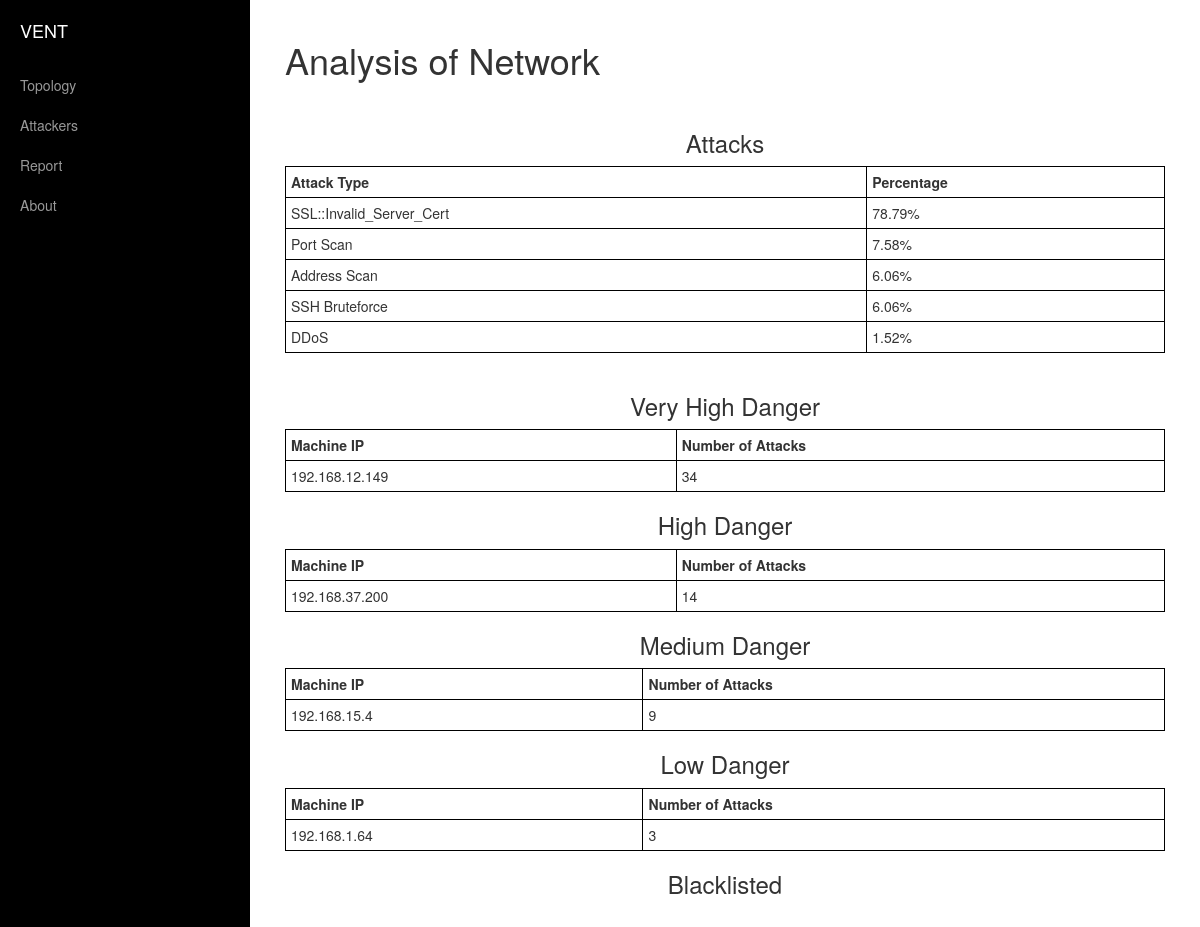
Page /topology/report/ on the earlier database version.
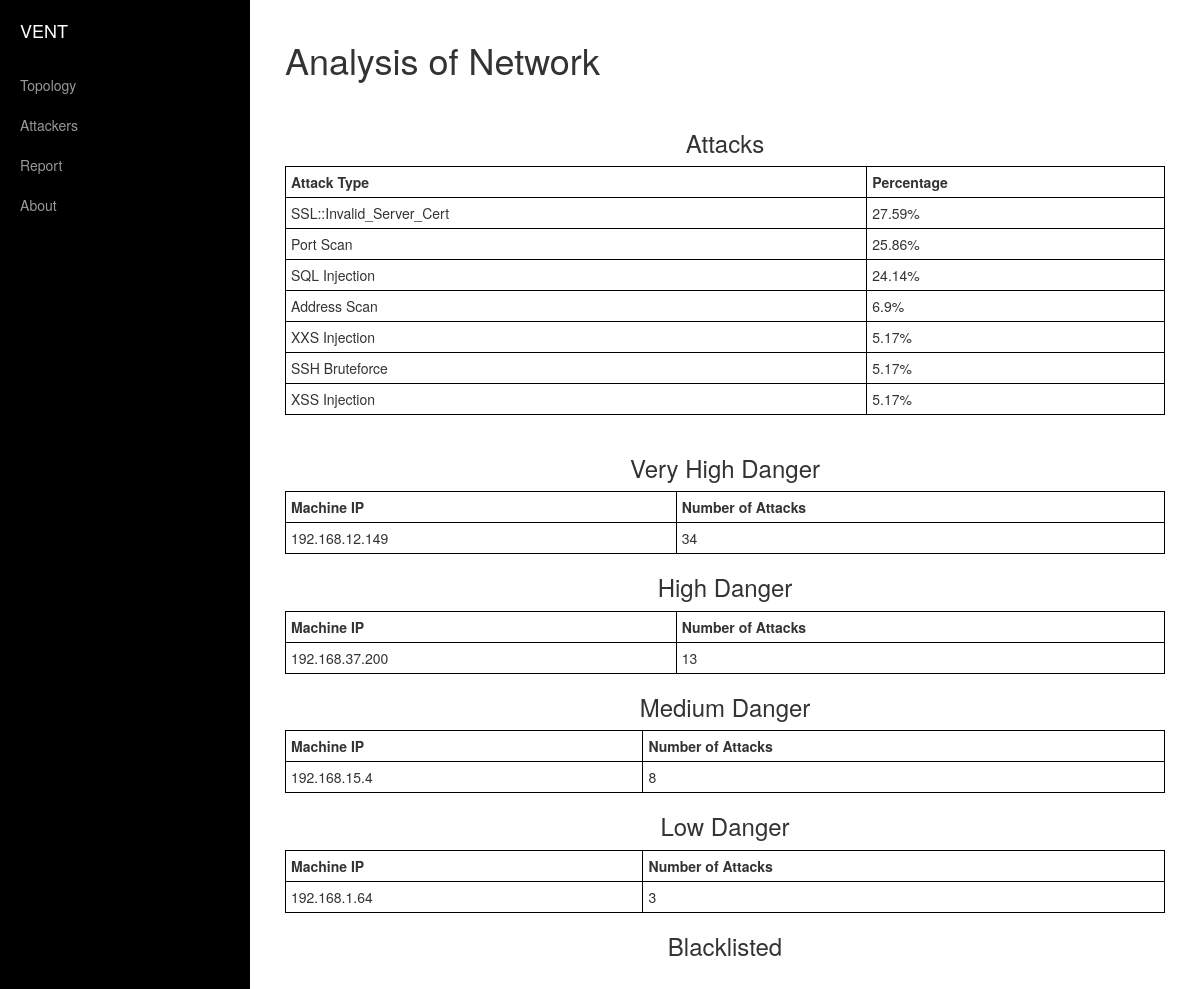
Same page on the later database version.
### topology/models.py (models this page shows, shortened)
class Threat(models.Model):
    name = models.CharField(max_length=64)
    attacker = models.CharField(max_length=15) #255.255.255.255
    reciever = models.ForeignKey(Machine, to_field='ip')
    date = models.DateTimeField()

class Machine(models.Model):
    ip = models.CharField(max_length=15, unique=True) #255.255.255.255
    name = models.CharField(max_length=16, default="") #SSH-Server
    number_of_threats = models.IntegerField(default=0)

### topology/views.py (the view)
def report(request):
    attack_object = []
    class Attack(object):
        attack_type=""
        percentage = float(0.0)
    def make_attack(attack_type, percentage):
        attack = Attack()
        attack.attack_type = attack_type
        attack.percentage = percentage
        attack_object.append(attack)
    threats = Threat.objects.all()
    context_dict = {}
    attacks = []
    for threat in threats:
        attacks.append(str(threat.name))
    unique_attacks = list(set(attacks))
    attack_and_count = []
    for unique_attack in unique_attacks:
        count = 0
        for threat in threats:
            if unique_attack == threat.name:
                count = count + 1
        attack_and_count.append((unique_attack, count))
    attack_and_count = sorted(attack_and_count, key=lambda x: x[1], reverse=True)
    total = 0
    labels = []
    percentages = []
    for attack in attack_and_count:
        total = total + attack[1]
    for attack in attack_and_count:
        percentage =  float("{0:.2f}".format(float((attack[1]))/float(total)*100.0))
        make_attack(attack[0], percentage)
    context_dict["attacks"] = attack_object
    machines = Machine.objects.all()
    low_level = []
    medium_level = []
    high_level = []
    very_high_level = []
    for machine in machines:
        if machine.number_of_threats < 5:
            low_level.append(machine)
        if machine.number_of_threats < 10 and machine.number_of_threats >= 5:
            medium_level.append(machine)
        if machine.number_of_threats < 15 and machine.number_of_threats >= 10:
            high_level.append(machine)
        if machine.number_of_threats >= 15:
            very_high_level.append(machine)
    context_dict["low_level"] = low_level
    context_dict["medium_level"] = medium_level
    context_dict["high_level"] = high_level
    context_dict["very_high_level"] = very_high_level
    return render(request, "topology/report.html", context_dict)

### templates/topology/report.html (shortened to what the changed rows need)
<!DOCTYPE html>
{% load static %}
<html lang="en">
<head>
    <link href="{% static 'css/bootstrap.min.css' %}" rel="stylesheet">
    <link href="{% static 'css/simple-sidebar.css' %}" rel="stylesheet">
    <link href="{% static 'main.css' %}" rel="stylesheet">
</head>
<body>
    <div id="wrapper">
        <div id="page-content-wrapper">
            <div class="container-fluid">
                <div class="row">
                    <div class="col-lg-12">
                        <h1>Analysis of Network</h1>
                        <br>
                        <table class="display" width=100%>
                              <tr>
                                  <th>Attack Type</th>
                                  <th>Percentage</th>
                              </tr>
                            {% for attack in attacks %}
                              <tr>
                                  <td>{{attack.attack_type}}</td>
                                  <td>{{attack.percentage}}%</td>
                              </tr>
                              {% endfor %}
                       </table>
                       <br>
                         <table class="display" width=100% align="center">
                               <tr>
                                   <th>Machine IP</th>
                                   <th>Number of Attacks</th>
                               </tr>
                        </table>
                          <table class="display" width=100% align="center">
                                <tr>
                                    <th>Machine IP</th>
                                    <th>Number of Attacks</th>
                                </tr>
                              {% for machine in high_level %}
                                <tr>
                                    <td>{{machine.ip}}</td>
                                    <td>{{machine.number_of_threats}}</td>
                                </tr>
                                {% endfor %}
                         </table>
                           <table class="display" width=100% align="center">
                                 <tr>
                                     <th>Machine IP</th>
                                     <th>Number of Attacks</th>
                                 </tr>
                               {% for machine in medium_level %}
                                 <tr>
                                     <td>{{machine.ip}}</td>
                                     <td>{{machine.number_of_threats}}</td>
                                 </tr>
                                 {% endfor %}
                          </table>
                            <table class="display" width=100% align="center">
                                  <tr>
                                      <th>Machine IP</th>
                                      <th>Number of Attacks</th>
                                  </tr>
                           </table>
                    </div>
                </div>
            </div>
        </div>
    </div>
</body>
</html>

Differences in the rows shown:
removed Threat: attack_type "DDoS"
added Threat: attack_type "SQL Injection"
added Threat: attack_type "XXS Injection"
added Threat: attack_type "XSS Injection"
changed Machine (number 2 of 4 on the later page): number_of_threats "14" → "13"
changed Machine (number 3 of 4 on the later page): number_of_threats "9" → "8"
Other differences:
new list line: "27.59 %"
new list line: "25.86 %"
new list line: "24.14 %"
new list line: "6.9 %"
new list line: "5.17 %"
list line gone: "78.79 %"
list line gone: "7.58 %"
list line gone: "6.06 %"
list line gone: "1.52 %"
